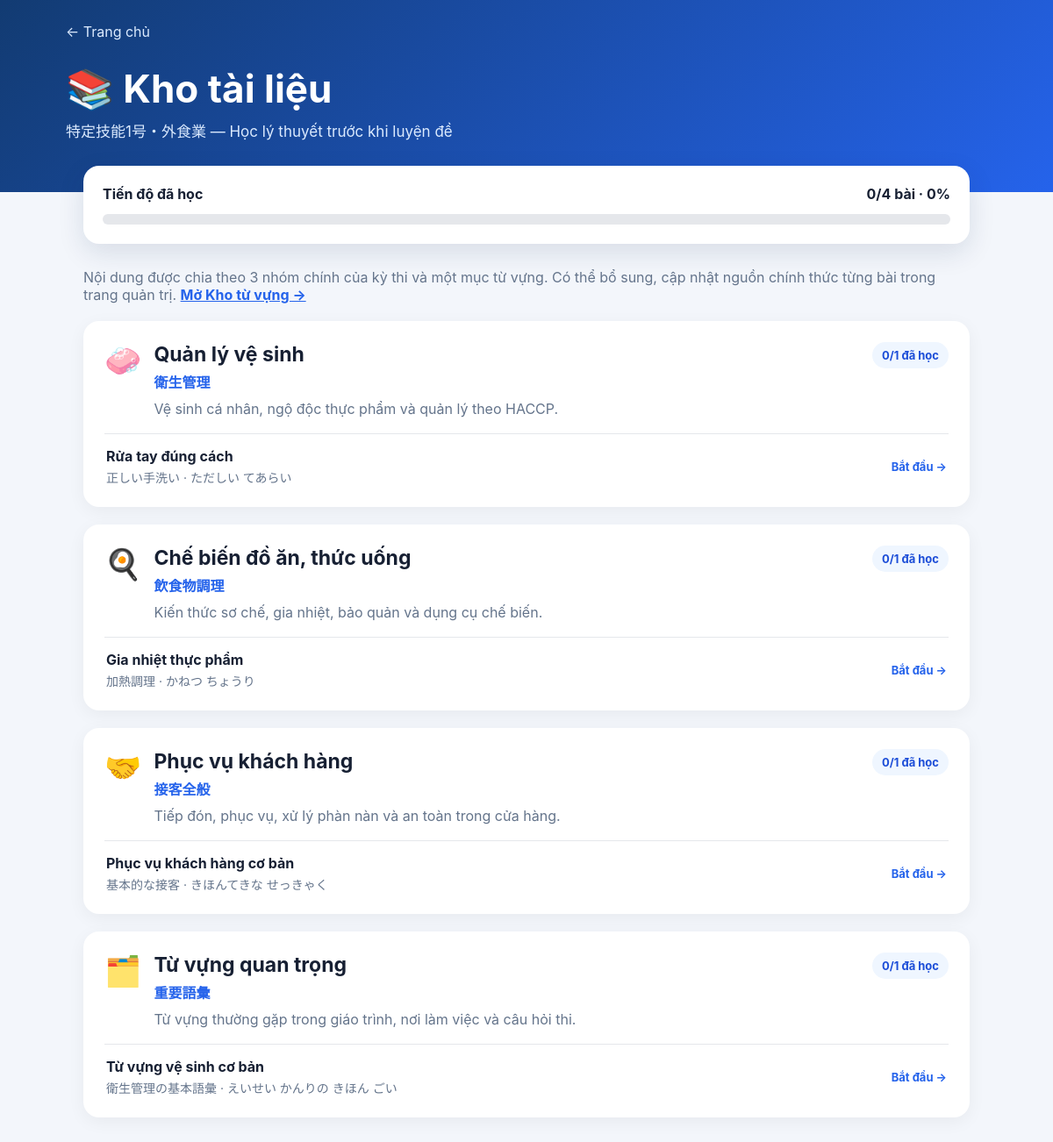
The page /tokutei1/library/ on the database its author committed.
### study/models.py (models this page shows, shortened)
class LearningCategory(models.Model):
    slug = models.SlugField(unique=True)
    title_jp = models.CharField(max_length=120)
    title_vi = models.CharField(max_length=120)
    description_vi = models.TextField(blank=True, default='')
    icon = models.CharField(max_length=10, blank=True, default='📘')
    order = models.PositiveIntegerField(default=1)
    class Meta:
        ordering = ['order', 'id']
        verbose_name = 'Nhóm tài liệu'
        verbose_name_plural = 'Nhóm tài liệu'

class Lesson(models.Model):
    category = models.ForeignKey(
        LearningCategory,
        on_delete=models.CASCADE,
        related_name='lessons',
    )
    slug = models.SlugField()
    title_jp = models.CharField(max_length=200)
    title_furigana = models.CharField(max_length=250, blank=True, default='')
    title_vi = models.CharField(max_length=200)
    content_jp = models.TextField()
    content_furigana = models.TextField(blank=True, default='')
    content_vi = models.TextField()
    exam_notes_vi = models.TextField(blank=True, default='')
    source_title = models.CharField(max_length=250, blank=True, default='')
    source_url = models.URLField(blank=True, default='')
    order = models.PositiveIntegerField(default=1)
    is_published = models.BooleanField(default=True)
    class Meta:
        ordering = ['category__order', 'order', 'id']
        unique_together = ('category', 'slug')
        verbose_name = 'Bài học'
        verbose_name_plural = 'Bài học'

### study/views.py (the view)
# urls.py: path('tokutei1/library/', views.library, name='library'),
def library(request):
    categories = LearningCategory.objects.prefetch_related('lessons').all()
    completed_ids = set(request.session.get('completed_lesson_ids', []))
    total_lessons = Lesson.objects.filter(is_published=True).count()
    completed_count = Lesson.objects.filter(
        is_published=True,
        id__in=completed_ids,
    ).count()
    progress_percent = round(completed_count / total_lessons * 100) if total_lessons else 0
    category_cards = []
    for category in categories:
        lessons = [lesson for lesson in category.lessons.all() if lesson.is_published]
        learned_count = sum(lesson.id in completed_ids for lesson in lessons)
        category_cards.append({
            'category': category,
            'lessons': lessons,
            'learned_count': learned_count,
            'total': len(lessons),
        })
    return render(request, 'study/library.html', {
        'category_cards': category_cards,
        'completed_ids': completed_ids,
        'completed_count': completed_count,
        'total_lessons': total_lessons,
        'progress_percent': progress_percent,
    })

### study/templates/study/library.html (shortened to what this page needs)
<!DOCTYPE html>
<html lang="vi">
<head>
</head>
<body>
<header class="header">
    <div class="header-inner">
        <a class="back" href="{% url 'home' %}">← Trang chủ</a>
        <h1>📚 Kho tài liệu</h1>
        <p class="subtitle">特定技能1号・外食業 — Học lý thuyết trước khi luyện đề</p>
    </div>
</header>
<main class="container">
    <section class="progress-card">
        <div class="progress-top"><span>Tiến độ đã học</span><span>{{ completed_count }}/{{ total_lessons }} bài · {{ progress_percent }}%</span></div>
        <div class="bar"><span style="width: {{ progress_percent }}%"></span></div>
    </section>
    <p class="intro">Nội dung được chia theo 3 nhóm chính của kỳ thi và một mục từ vựng. Có thể bổ sung, cập nhật nguồn chính thức từng bài trong trang quản trị. <a href="{% url 'vocabulary' %}" style="color:#2563eb;font-weight:700">Mở Kho từ vựng →</a></p>
    <div class="groups">
        {% for card in category_cards %}
        <section class="group">
            <div class="group-head">
                <div class="group-title">
                    <span class="icon">{{ card.category.icon }}</span>
                    <div><h2>{{ card.category.title_vi }}</h2><div class="jp">{{ card.category.title_jp }}</div><p class="description">{{ card.category.description_vi }}</p></div>
                </div>
                <span class="count">{{ card.learned_count }}/{{ card.total }} đã học</span>
            </div>
            {% if card.lessons %}<div class="lessons">
                {% for lesson in card.lessons %}
                <a class="lesson" href="{% url 'lesson_detail' card.category.slug lesson.slug %}">
                    <div class="lesson-title"><strong>{{ lesson.title_vi }}</strong><span>{{ lesson.title_jp }}{% if lesson.title_furigana %} · {{ lesson.title_furigana }}{% endif %}</span></div>
                    {% if lesson.id in completed_ids %}<span class="status done">✓ Đã học</span>{% else %}<span class="status">Bắt đầu →</span>{% endif %}
                </a>
                {% endfor %}
            </div>{% else %}<p class="empty">Nội dung đang được bổ sung.</p>{% endif %}
        </section>
        {% endfor %}
    </div>
</main>
</body>
</html>

### study/templates/study/library.html (style rules this page uses)
* { box-sizing: border-box; }
body { margin: 0; font-family: -apple-system, BlinkMacSystemFont, "Segoe UI", Arial, sans-serif; background: #f3f6fb; color: #172033; }
a { color: inherit; }
.header { background: linear-gradient(135deg, #123b72, #2563eb); color: white; padding: 26px 20px 58px; }
.header-inner, .container { max-width: 1050px; margin: auto; }
.back { display: inline-block; color: #dbeafe; text-decoration: none; margin-bottom: 28px; }
h1 { margin: 0 0 8px; font-size: clamp(30px, 5vw, 44px); }
.subtitle { margin: 0; color: #dbeafe; font-size: 17px; }
.container { padding: 0 20px 60px; }
.progress-card { background: white; margin-top: -30px; padding: 22px; border-radius: 18px; box-shadow: 0 10px 30px rgba(15, 42, 80, .12); }
.progress-top { display: flex; justify-content: space-between; gap: 15px; font-weight: 700; }
.bar { height: 12px; background: #e5e7eb; border-radius: 99px; overflow: hidden; margin-top: 13px; }
.intro { color: #64748b; margin: 28px 0 20px; }
.groups { display: grid; gap: 20px; }
.group { background: white; border-radius: 18px; padding: 24px; box-shadow: 0 5px 20px rgba(0,0,0,.05); }
.group-head { display: flex; align-items: start; justify-content: space-between; gap: 20px; }
.group-title { display: flex; gap: 14px; }
.icon { font-size: 34px; }
.group h2 { margin: 0 0 5px; font-size: 23px; }
.jp { color: #2563eb; font-weight: 700; }
.description { color: #64748b; margin: 9px 0 0; }
.count { white-space: nowrap; background: #eff6ff; color: #1d4ed8; padding: 7px 11px; border-radius: 99px; font-size: 13px; font-weight: 700; }
.lessons { margin-top: 18px; border-top: 1px solid #e5e7eb; }
.lesson { display: flex; justify-content: space-between; align-items: center; gap: 16px; padding: 15px 2px; border-bottom: 1px solid #eef2f7; text-decoration: none; }
.lesson:last-child { border: 0; padding-bottom: 0; }
.lesson-title strong { display: block; margin-bottom: 4px; }
.lesson-title span { color: #64748b; font-size: 14px; }
.status { font-size: 13px; font-weight: 700; white-space: nowrap; color: #2563eb; }

### rows shown on the page
LearningCategory: category.icon "🧼", category.title_vi "Quản lý vệ sinh", category.title_jp "衛生管理", category.description_vi "Vệ sinh cá nhân, ngộ độc thực phẩm và quản lý theo HACCP.", learned_count "0", total "1"
Lesson: title_vi "Rửa tay đúng cách", title_jp "正しい手洗い", title_furigana "ただしい てあらい", shows "Bắt đầu →"
LearningCategory: category.icon "🍳", category.title_vi "Chế biến đồ ăn, thức uống", category.title_jp "飲食物調理", category.description_vi "Kiến thức sơ chế, gia nhiệt, bảo quản và dụng cụ chế biến.", learned_count "0", total "1"
Lesson: title_vi "Gia nhiệt thực phẩm", title_jp "加熱調理", title_furigana "かねつ ちょうり", shows "Bắt đầu →"
LearningCategory: category.icon "🤝", category.title_vi "Phục vụ khách hàng", category.title_jp "接客全般", category.description_vi "Tiếp đón, phục vụ, xử lý phàn nàn và an toàn trong cửa hàng.", learned_count "0", total "1"
Lesson: title_vi "Phục vụ khách hàng cơ bản", title_jp "基本的な接客", title_furigana "きほんてきな せっきゃく", shows "Bắt đầu →"
LearningCategory: category.icon "🗂️", category.title_vi "Từ vựng quan trọng", category.title_jp "重要語彙", category.description_vi "Từ vựng thường gặp trong giáo trình, nơi làm việc và câu hỏi thi.", learned_count "0", total "1"
Lesson: title_vi "Từ vựng vệ sinh cơ bản", title_jp "衛生管理の基本語彙", title_furigana "えいせい かんりの きほん ごい", shows "Bắt đầu →"

### other values the page prints
{{ completed_count }} "0"
{{ total_lessons }} "4"
{{ progress_percent }} "0"
